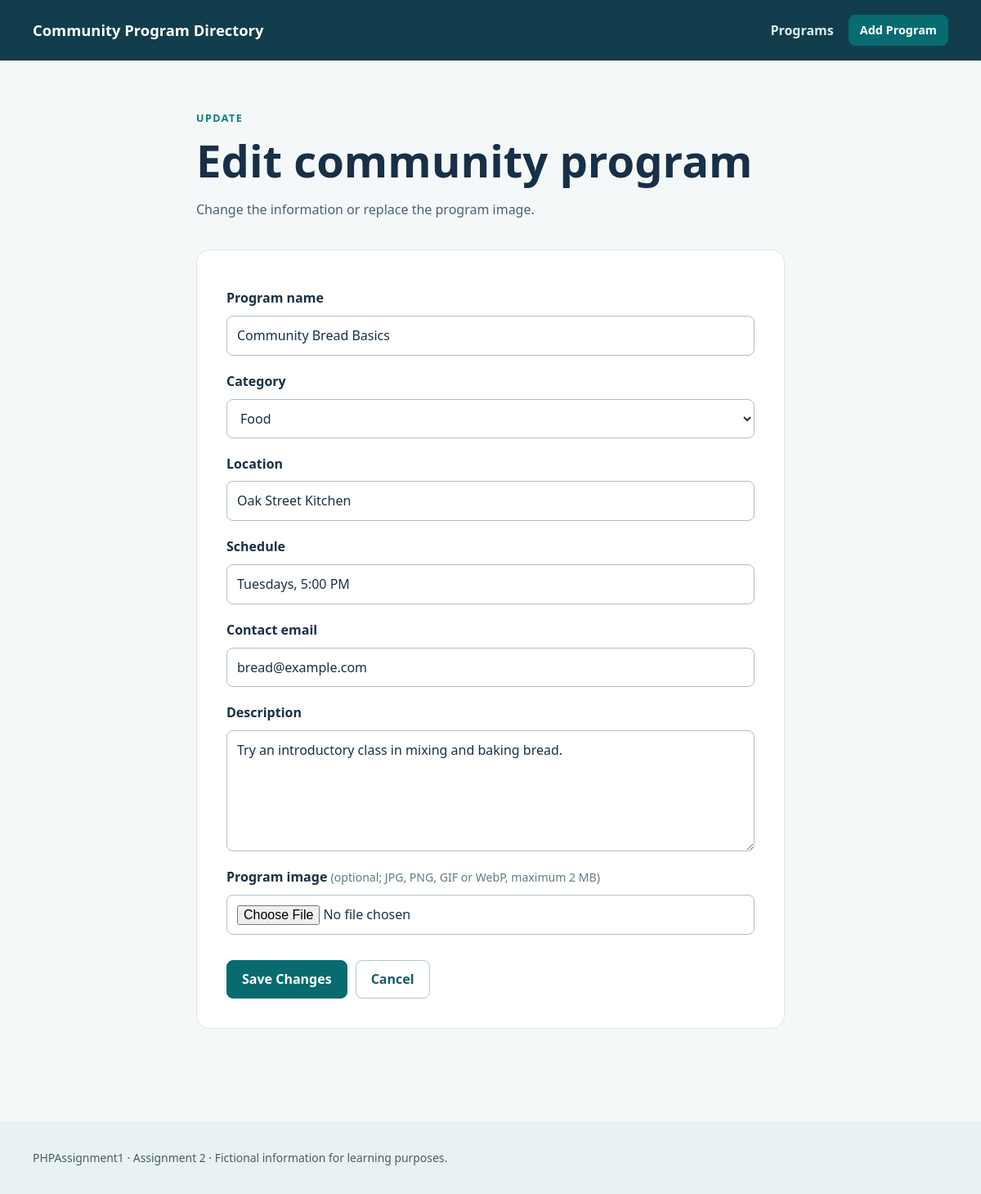
Screenshot of /edit_program.php?id=6 with the database file from the repository.
### tables this page shows
CREATE TABLE programs (
    program_id INT UNSIGNED NOT NULL AUTO_INCREMENT,
    program_name VARCHAR(100) NOT NULL,
    category_id INT UNSIGNED NOT NULL,
    location VARCHAR(120) NOT NULL,
    schedule VARCHAR(100) NOT NULL,
    contact_email VARCHAR(160) NOT NULL,
    description TEXT NOT NULL,
    image_filename VARCHAR(255) NULL,
    PRIMARY KEY (program_id),
    KEY idx_program_category (category_id),
    CONSTRAINT fk_program_category
        FOREIGN KEY (category_id) REFERENCES categories(category_id)
        ON UPDATE CASCADE ON DELETE RESTRICT
);

CREATE TABLE categories (
    category_id INT UNSIGNED NOT NULL AUTO_INCREMENT,
    category_name VARCHAR(60) NOT NULL,
    PRIMARY KEY (category_id),
    UNIQUE KEY uq_category_name (category_name)
);

### functions.php (called while the page is built, shortened)
<?php
function escapeHtml(string $text): string
{
    return htmlspecialchars($text, ENT_QUOTES | ENT_SUBSTITUTE, 'UTF-8');
}
function fetchCategories(PDO $db): array
{
    return $db->query('SELECT category_id, category_name FROM categories ORDER BY category_name')->fetchAll();
}

### program_form.php (the view, shortened to what this page needs)
<form class="program-form" action="<?= escapeHtml($formAction) ?>" method="post" enctype="multipart/form-data">
    <label for="program_name">Program name</label>
    <input id="program_name" name="program_name" type="text" maxlength="100" required value="<?= escapeHtml((string) ($program['program_name'] ?? '')) ?>">
    <label for="category_id">Category</label>
    <select id="category_id" name="category_id" required>
        <?php foreach ($categories as $category): ?>
            <option value="<?= (int) $category['category_id'] ?>" <?= (int) ($program['category_id'] ?? 0) === (int) $category['category_id'] ? 'selected' : '' ?>><?= escapeHtml($category['category_name']) ?></option>
        <?php endforeach; ?>
    </select>
    <label for="location">Location</label>
    <input id="location" name="location" type="text" maxlength="120" required value="<?= escapeHtml((string) ($program['location'] ?? '')) ?>">
    <label for="schedule">Schedule</label>
    <input id="schedule" name="schedule" type="text" maxlength="100" required placeholder="Example: Saturdays, 10:00 AM" value="<?= escapeHtml((string) ($program['schedule'] ?? '')) ?>">
    <label for="contact_email">Contact email</label>
    <input id="contact_email" name="contact_email" type="email" maxlength="160" required value="<?= escapeHtml((string) ($program['contact_email'] ?? '')) ?>">
    <label for="description">Description</label>
    <textarea id="description" name="description" rows="5" required><?= escapeHtml((string) ($program['description'] ?? '')) ?></textarea>
    <label for="image">Program image <span class="optional">(optional; JPG, PNG, GIF or WebP, maximum 2 MB)</span></label>
    <input id="image" name="image" type="file" accept="image/jpeg,image/png,image/gif,image/webp">
    <div class="actions">
        <button class="button" type="submit"><?= escapeHtml($submitLabel) ?></button>
        <a class="button button-secondary" href="index.php">Cancel</a>
    </div>
</form>

### styles.css (style rules this page uses)
:root { color-scheme: light; font-family: system-ui, -apple-system, BlinkMacSystemFont, "Segoe UI", sans-serif; color: #183047; background: #f4f8f9; }
* { box-sizing: border-box; }
body { margin: 0; line-height: 1.55; }
a { color: #075f78; }
.button { appearance: none; display: inline-block; border: 1px solid #086b70; background: #086b70; color: white; text-decoration: none; padding: 10px 18px; border-radius: 8px; font: inherit; font-weight: 700; cursor: pointer; }
.button-secondary { background: white; color: #185b68; border-color: #aec9ce; }
.actions { display: flex; flex-wrap: wrap; gap: 10px; margin-top: 22px; }
.program-form, .confirm-box, .notice, .empty { background: white; border: 1px solid #dce8e9; border-radius: 16px; padding: clamp(22px, 5vw, 36px); margin-bottom: 48px; }
.program-form { display: grid; gap: 9px; }
.program-form label { margin-top: 10px; font-weight: 700; }
.program-form input:not([type="checkbox"]), .program-form select, .program-form textarea { width: 100%; border: 1px solid #abc0c6; border-radius: 8px; padding: 11px 12px; color: #183047; background: white; font: inherit; }
.program-form textarea { resize: vertical; }
.optional { font-weight: 400; color: #617984; font-size: .88rem; }

### rows the page displays
programs: program_name "Community Bread Basics", category_id "Food", location "Oak Street Kitchen", schedule "Tuesdays, 5:00 PM", contact_email "bread@example.com", description "Try an introductory class in mixing and baking bread."

### other values shown
escapeHtml($submitLabel) "Save Changes"
